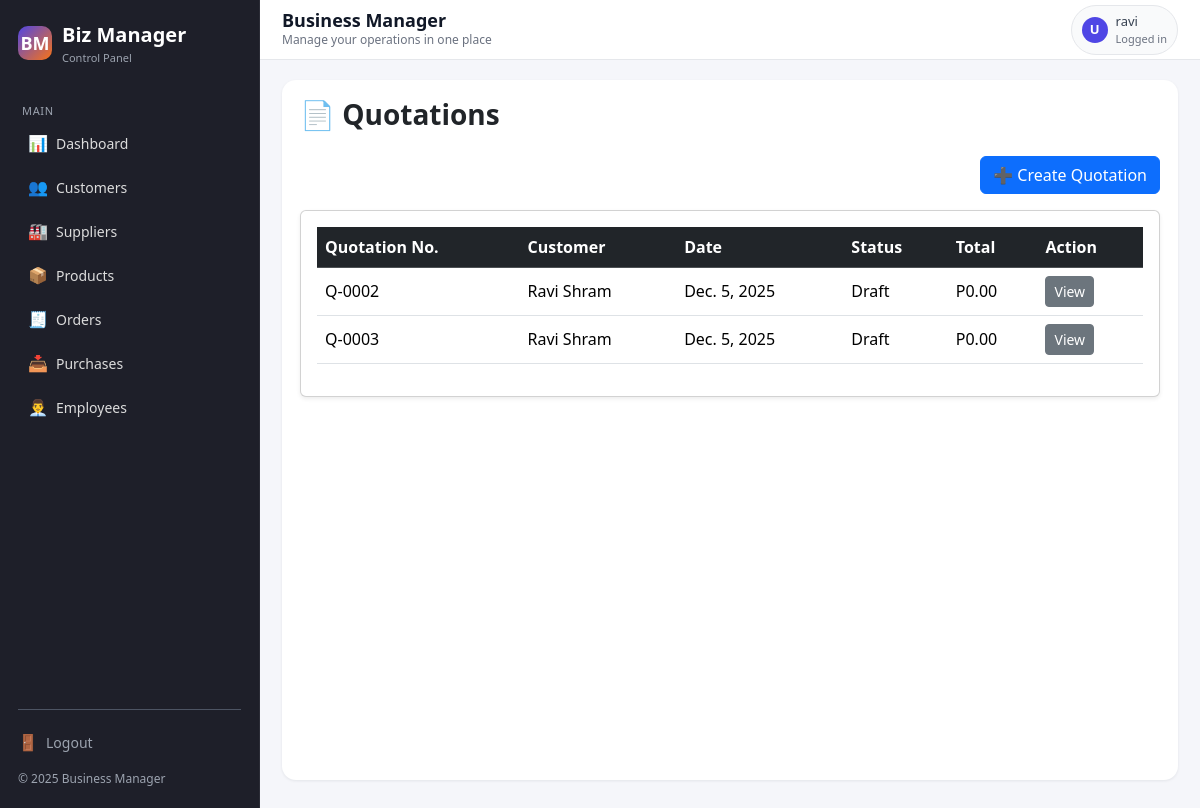
The app's page /sales/purchases/quotations/ (signed in) with its own data.
### sales/models.py (models this page shows, shortened)
class Quotation(models.Model):
    STATUS_CHOICES = [
        ("Draft", "Draft"),
        ("Sent", "Sent"),
        ("Accepted", "Accepted"),
        ("Rejected", "Rejected"),
    ]
    customer = models.ForeignKey(Customer, on_delete=models.CASCADE)
    date = models.DateField(auto_now_add=True)
    number = models.CharField(max_length=20, unique=True, blank=True)
    status = models.CharField(max_length=20, choices=STATUS_CHOICES, default="Draft")
    total_amount = models.DecimalField(max_digits=12, decimal_places=2, default=0)

### crm/models.py (models this page shows, shortened)
class Customer(models.Model):
    name = models.CharField(max_length=200)
    email = models.EmailField(blank=True, null=True)
    phone = models.CharField(max_length=50, blank=True, null=True)
    address = models.TextField(blank=True, null=True)
    created_at = models.DateTimeField(auto_now_add=True)

### sales/views.py (the view)
# urls.py: path("purchases/quotations/", views.quotation_list, name="quotation_list"),
@login_required
def quotation_list(request):
    quotations = Quotation.objects.select_related("customer").order_by("-date")
    return render(request, "sales/quotation_list.html", {"quotations": quotations})

### templates/sales/quotation_list.html
{% extends "base.html" %}
{% block content %}
<h3 class="fw-bold mb-4">📄 Quotations</h3>
<div class="d-flex justify-content-end mb-3">
    <a href="{% url 'quotation_create' %}" class="btn btn-primary">
        ➕ Create Quotation
    </a>
</div>
<div class="card shadow-sm p-3">
    <table class="table table-hover align-middle">
        <thead class="table-dark">
            <tr>
                <th>Quotation No.</th>
                <th>Customer</th>
                <th>Date</th>
                <th>Status</th>
                <th>Total</th>
                <th>Action</th>
            </tr>
        </thead>
        <tbody>
            {% for q in quotations %}
            <tr>
                <td>{{ q.number }}</td>
                <td>{{ q.customer.name }}</td>
                <td>{{ q.date }}</td>
                <td>{{ q.status }}</td>
                <td>P{{ q.total_amount }}</td>
                <td>
                    <a href="{% url 'quotation_detail' q.id %}" class="btn btn-sm btn-secondary">
                        View
                    </a>
                </td>
            </tr>
            {% empty %}
            <tr>
                <td colspan="6" class="text-center text-muted">No quotations found.</td>
            </tr>
            {% endfor %}
        </tbody>
    </table>
</div>
{% endblock %}

### templates/base.html (shortened to what this page needs)
<!DOCTYPE html>
<html lang="en">
<head>
    <link href="https://cdn.jsdelivr.net/npm/bootstrap@5.3.2/dist/css/bootstrap.min.css" rel="stylesheet">
</head>
<body>
<div class="app-layout">
    <aside class="sidebar" id="sidebar">
        <div class="sidebar-brand">
            <div class="sidebar-logo">BM</div>
            <div>
                <p class="sidebar-title">Biz Manager</p>
                <p class="sidebar-subtitle">Control Panel</p>
            </div>
        </div>
        <p class="sidebar-section-label">Main</p>
        <ul class="sidebar-nav">
            <li class="sidebar-nav-item">
                <a href="{% url 'dashboard' %}" class="sidebar-nav-link">
                    <span class="icon">📊</span>
                    <span>Dashboard</span>
                </a>
            </li>
            <li class="sidebar-nav-item">
                <a href="/crm/customers/" class="sidebar-nav-link">
                    <span class="icon">👥</span>
                    <span>Customers</span>
                </a>
            </li>
            <li class="sidebar-nav-item">
                <a href="/crm/suppliers/" class="sidebar-nav-link">
                    <span class="icon">🏭</span>
                    <span>Suppliers</span>
                </a>
            </li>
            <li class="sidebar-nav-item">
                <a href="/inventory/" class="sidebar-nav-link">
                    <span class="icon">📦</span>
                    <span>Products</span>
                </a>
            </li>
            <li class="sidebar-nav-item">
                <a href="/sales/orders/" class="sidebar-nav-link">
                    <span class="icon">🧾</span>
                    <span>Orders</span>
                </a>
            </li>
            <li class="sidebar-nav-item">
                <a href="{% url 'sales_documents_dashboard' %}" class="sidebar-nav-link">
                    <span class="icon">📥</span>
                    <span>Purchases</span>
                </a>
            </li>
            <li class="sidebar-nav-item">
                <a href="/hr/employees/" class="sidebar-nav-link">
                    <span class="icon">👨‍💼</span>
                    <span>Employees</span>
                </a>
            </li>
        </ul>
        <div class="sidebar-divider"></div>
        <div class="sidebar-footer">
            <div class="mb-2">
                <a href="{% url 'logout' %}" class="sidebar-nav-link" style="padding-left: 0;">
                    <span class="icon">🚪</span>
                    <span>Logout</span>
                </a>
            </div>
            <div>© {% now "Y" %} Business Manager</div>
        </div>
    </aside>
    <div class="main-wrapper">
        <header class="topbar">
            <div class="topbar-left">
                <h1>{% block page_heading %}Business Manager{% endblock %}</h1>
                <small>{% block page_subtitle %}Manage your operations in one place{% endblock %}</small>
            </div>
            <div class="topbar-right">
                <div class="topbar-user">
                    <div class="topbar-user-avatar">
                        {{ request.user.first_name|default:"U"|first|upper }}
                    </div>
                    <div>
                        <div style="font-weight: 500;">
                            {{ request.user.get_full_name|default:request.user.username }}
                        </div>
                        <div style="font-size: 11px; color: #6b7280;">
                            Logged in
                        </div>
                    </div>
                </div>
            </div>
        </header>
        <main class="content">
            <div class="content-inner">
                {% block content %}{% endblock %}
            </div>
        </main>
    </div>
</div>
</body>
</html>

### records on screen
Quotation: number "Q-0002", customer.name "Ravi Shram", date "Dec. 5, 2025", status "Draft", total_amount "0.00"
Quotation: number "Q-0003", customer.name "Ravi Shram", date "Dec. 5, 2025", status "Draft", total_amount "0.00"

### other values on screen
{{ request.user.first_name|default:"U"|first|upper }} "U"
{{ request.user.get_full_name|default:request.user.username }} "ravi"
